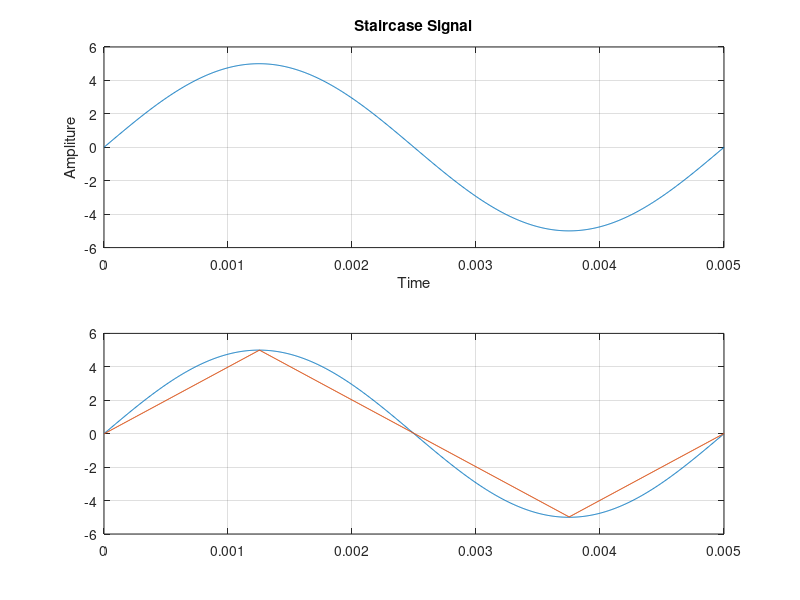

This chart was generated by the following MATLAB code:
clc;
clear all;
load('input.mat');
%input length
len = size(Input,2);
%inp amplitude
a = Input(1,:);
%inp time
t = Input(2,:);
%showing the input data

xlabel('Time');
ylabel('Ampliture');

subplot(2,1,1);
plot(t,a);
grid on;

%modulation


staircases = zeros(1,len);
bin = zeros(1,len);
bin(1) = 1;
del=0.02;
staircases(1) = 0;
for i=1:len-1
    if(a(i) < a(i+1))
        bin(i) = 1;
        staircases(i+1) = staircases(i)+del;
    else
        bin(i) = 0;
        staircases(i+1) = staircases(i)-del;
    end
end


fid = fopen('output.txt','wt');
fprintf(fid,'%d' ,bin);
fclose(fid);

%plotting output
title('Staircase Signal');
xlabel('Time');
ylabel('Ampliture');

subplot(2,1,2);
plot(t,a);
hold on;
grid on;
stairs(t,staircases);